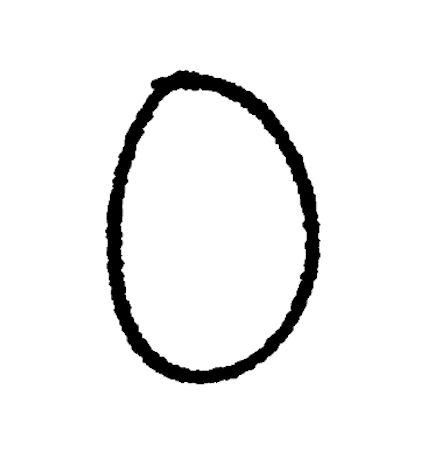
#> input picture testes_manuscritos/0.png, 432 x 454 px; its folder holds only this picture in this run
$ jupyter execute --allow-errors 01_relatorio_executivo.ipynb
#> lines starting #> are read from the running program, lines starting #| are printed output that depends on the picture; after the words box and inside, x2 and y2 are one past the last pixel; in counts of white or black regions, pixels touching at a corner belong together
### src/data_loader.py
"""
Fase 1: Carregamento do dataset MNIST
"""
import numpy as np
import urllib.request
import os

def load_mnist_data():
    """
    Baixa o dataset MNIST via URL direta (Google Storage) e carrega via NumPy puro.
    Isso evita os deadlocks do Scikit-Learn e os crashes C++ do TensorFlow no Mac.
    Retorna: X (features achatadas para 784), y (labels)
    """
    print("Baixando o dataset MNIST...")
    url = "https://storage.googleapis.com/tensorflow/tf-keras-datasets/mnist.npz"
    filepath = "mnist.npz"

    if not os.path.exists(filepath):
        urllib.request.urlretrieve(url, filepath)
#> (this line was passed over: the network is not available in this run)
#> `img = cv2.bitwise_not(img)`:
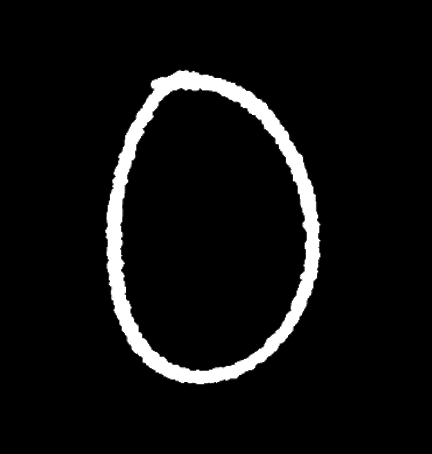
#> img: shape (454, 432); min 0, max 255, mean 14.9
#> `_, img_thresh = cv2.threshold(img, 0, 255, cv2.THRESH_BINARY + cv2.THR..`:
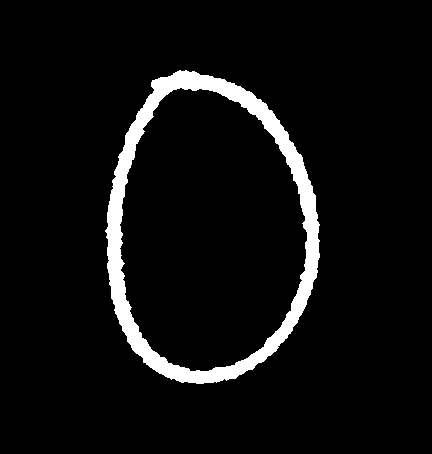
#> img_thresh: shape (454, 432); 5.8% white; 1 white region, box (x1, y1, x2, y2) and area: (105, 70, 320, 384) 11304
#> `coords = cv2.findNonZero(img_thresh)`: coords = contour of 11304 points, box (x1, y1, x2, y2) (105, 70, 320, 384), area 5132
#> `x, y, w, h = cv2.boundingRect(coords)`: x = 105; y = 70; w = 215; h = 314
#> `img_cropped = img_thresh[y:y+h, x:x+w]`:
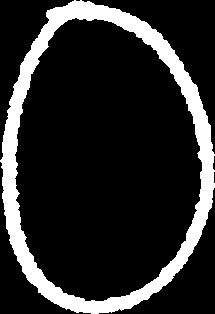
#> img_cropped: shape (314, 215); 16.7% white; 1 white region, box (x1, y1, x2, y2) and area: (0, 0, 215, 314) 11304
#> `pad_x = (size - w) // 2`: pad_x = 49
#> `pad_y = (size - h) // 2`: pad_y = 0
#> `img_padded = cv2.copyMakeBorder(img_cropped, pad_y, size - h - pad_y, ..`:
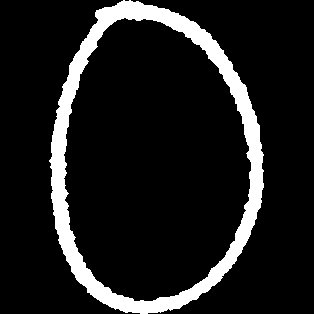
#> img_padded: shape (314, 314); 11.5% white; 1 white region, box (x1, y1, x2, y2) and area: (49, 0, 264, 314) 11304
#> `margin = int(size * 0.15)`: margin = 47
#> `img_padded = cv2.copyMakeBorder(img_padded, margin, margin, margin, ma..`:
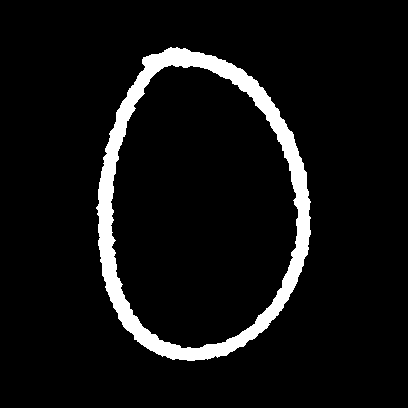
#> img_padded: shape (408, 408); 6.8% white; 1 white region, box (x1, y1, x2, y2) and area: (96, 47, 311, 361) 11304
#> `img_resized = cv2.resize(img_padded, (28, 28), interpolation=cv2.INTER..`:
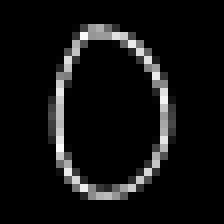
#> img_resized: shape (28, 28) (shown 8 times larger); min 0, max 251, mean 17.3

    with np.load(filepath, allow_pickle=True) as f:
        X_train, y_train = f['x_train'], f['y_train']
        X_test, y_test = f['x_test'], f['y_test']

    # Juntar treino e teste para que nossa função split_data cuide da divisão corretamente
    X_full = np.concatenate((X_train, X_test), axis=0)
    y_full = np.concatenate((y_train, y_test), axis=0)

    # Achatar as imagens de (28, 28) para (784,)
    X_flattened = X_full.reshape(-1, 784)

    print("Finalizou o processo de baixar o dataset MNIST!")
    return X_flattened, y_full


# [3 lines that do not run on import are left out]

### notebooks/01_relatorio_executivo.ipynb
# Relatório Executivo e Desafios - MNIST
Este notebook centraliza a execução do pipeline end-to-end, cobrindo as 5 fases exigidas pelo edital.

[cell 1]
import sys
import os
import joblib
import numpy as np
import matplotlib.pyplot as plt
import seaborn as sns

sys.path.append('../src')
from data_loader import load_mnist_data
from preprocess import split_data, scale_data
from evaluate import plot_confusion_matrix, evaluate_model, analyze_overconfidence

print("Bibliotecas importadas com sucesso!")

## Fase 1: Carregamento e Análise Exploratória (EDA)
Vamos carregar o dataset, exibir suas dimensões, provar a distribuição de classes e exibir uma grade visual de exemplos (2x5).

#> (a cell that did not finish here is left out)

**Interpretação da Estrutura de Dados:**
A base MNIST é composta por imagens bidimensionais de 28x28 pixels. Computacionalmente, para alimentarmos Modelos de Machine Learning clássicos (que esperam dados estruturados e tabulares), aplicamos o achatamento (*flattening*), transformando cada matriz 28x28 em um vetor unidimensional de **784 *features***. Cada uma dessas 784 *features* representa a intensidade luminosa de um pixel específico, variando numa escala de **0 (preto absoluto) a 255 (branco absoluto)***.

## Fase 2: Pipeline de Pré-processamento e Divisão dos Dados
Realizando o split estratificado (garantindo a mesma proporção de cada classe) e normalização.

#> (a cell that did not finish here is left out)

**Justificativa da Normalização:**
Modelos baseados em distâncias métricas (como o **KNN**) e métodos de otimização por gradiente descente (como a **Rede Neural MLP**) são altamente sensíveis à escala das *features*. Se os pixels variam de 0 a 255, features com valores absolutos maiores dominariam a função de custo ou a distância euclidiana. Aplicamos a normalização via `MinMaxScaler` para espremer todos os valores para o intervalo **[0.0, 1.0]**, garantindo convergência rápida, prevenção contra estouramento numérico e pesos justos para cada pixel.

## Fase 3: Modelos e Hiperparâmetros
Foram escolhidos os seguintes 3 modelos para o Benchmark, todos treinados exaustivamente no script `src/train_and_save.py`:
1. **KNN (Clássico Estatístico):**
   - `n_neighbors=5`: Define os 5 vizinhos mais próximos. Equilibra bem *underfitting* e *overfitting*.
   - `weights='uniform'`: (Padrão) Dá o mesmo peso para todos os vizinhos.
2. **Gradient Boosting (Clássico Ensemble):**
   - `n_estimators=30`: Reduzido de 100 para 30 para evitar custos computacionais extremos, pois árvores sequenciais não paralelizam bem em processadores Apple ARM.
   - `max_depth=3`: Profundidade máxima de cada árvore para evitar memorização excessiva.
3. **MLPClassifier (Rede Neural Profunda):**
   - `hidden_layer_sizes=(128, 64)`: Duas camadas ocultas capazes de extrair representações geométricas complexas.
   - `max_iter=30` / `activation='relu'`: A função ReLU mitiga a diluição do gradiente (*Vanishing Gradient*).

#> (a cell that did not finish here is left out)

## Fase 4: Avaliação Comparativa de Desempenho
### Tabela Consolidada (Acurácia, Precisão, Revocação, F1-Score)

[cell 5]
from sklearn.metrics import classification_report
import pandas as pd

#> (the rest of this cell did not finish here and is left out)

### Matrizes de Confusão 10x10

#> (a cell that did not finish here is left out)

## Fase 5.1: Desafio A (Treinamento Restrito com Classes Ocultadas)
Vamos mascarar (remover) as classes **0** e **9** do treino e treinar um MLP.

[cell 7]
import numpy as np
import warnings
from sklearn.exceptions import ConvergenceWarning

# Ignorar o aviso de convergência para deixar o notebook limpo na apresentação
warnings.filterwarnings("ignore", category=ConvergenceWarning)

#> (the rest of this cell did not finish here and is left out)

## Fase 5.2: Desafio B (Teste de Generalização Extrema - Inferência OOD)
O que a rede acha que é um **0** ou um **9**, já que ela **nunca** os viu na vida?
Vamos submeter apenas essas classes ocultas ao modelo mascarado e plotar a **Matriz de Confusão** para analisar o **Overconfidence**.

#> (a cell that did not finish here is left out)

## Fase 5.3: Desafio C (Inferência com Imagens Manuscritas Próprias)
Executando predição real em fotos digitalizadas na pasta `testes_manuscritos`.

[cell 9]
import cv2
import glob

pasta_imagens = '../testes_manuscritos'
arquivos = glob.glob(f"{pasta_imagens}/*.png")

#> (the rest of this cell did not finish here and is left out)

$ run again, on testes_manuscritos/4.png
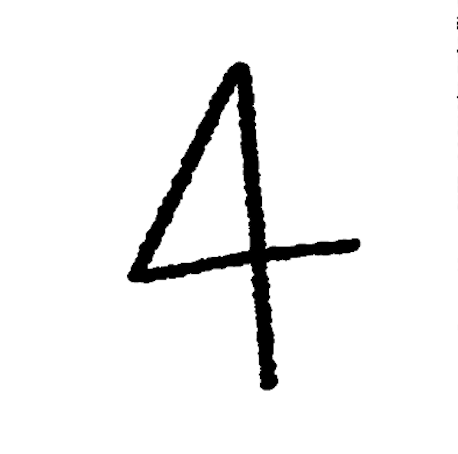
#> input picture testes_manuscritos/4.png, 458 x 454 px
#> `_, img_thresh = cv2.threshold(img, 0, 255, cv2.THRESH_BINARY + cv2.THR..`:
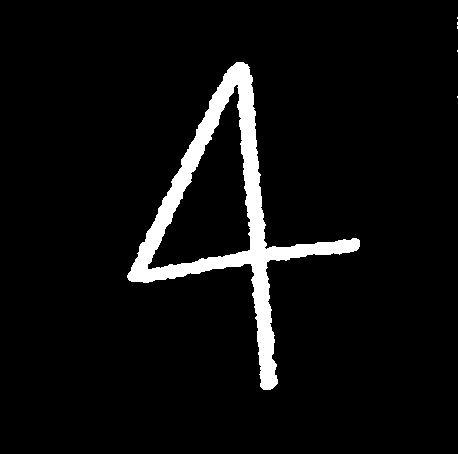
#> img_thresh: shape (454, 458); 5.4% white; 6 white regions (5 under 20 px), largest, box (x1, y1, x2, y2) and area: (127, 62, 360, 390) 11277
#> coords = contour of 11289 points, box (x1, y1, x2, y2) (127, 17, 458, 390), area 38626
#> x = 127; y = 17; w = 331; h = 373
#> img_cropped: shape (373, 331); 9.1% white; 6 white regions (5 under 20 px), largest, box (x1, y1, x2, y2) and area: (0, 45, 233, 373) 11277
#> pad_x = 21
#> pad_y = 0
#> margin = 55
#> `img_resized = cv2.resize(img_padded, (28, 28), interpolation=cv2.INTER..`:
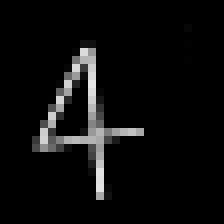
#> img_resized: shape (28, 28) (shown 8 times larger); min 0, max 230, mean 12.3

$ run again, on testes_manuscritos/5.png
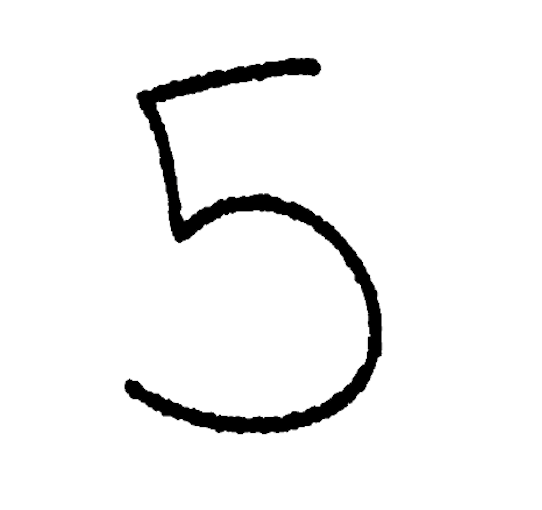
#> input picture testes_manuscritos/5.png, 542 x 510 px
#> `_, img_thresh = cv2.threshold(img, 0, 255, cv2.THRESH_BINARY + cv2.THR..`:
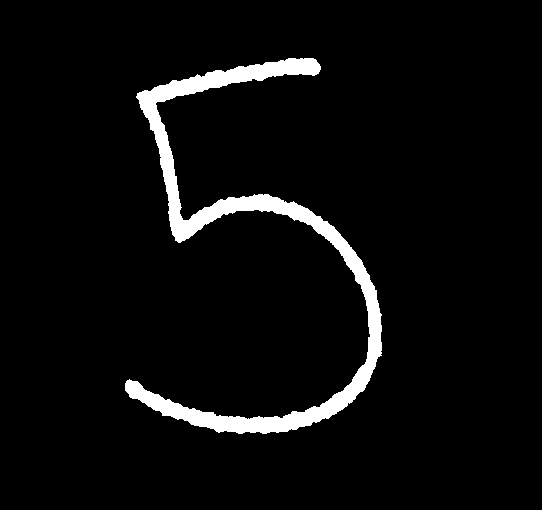
#> img_thresh: shape (510, 542); 4.7% white; 1 white region, box (x1, y1, x2, y2) and area: (125, 58, 382, 434) 13104
#> coords = contour of 13104 points, box (x1, y1, x2, y2) (125, 58, 382, 434), area 4091
#> x = 125; y = 58; w = 257; h = 376
#> img_cropped: shape (376, 257); 13.6% white; 1 white region, box (x1, y1, x2, y2) and area: (0, 0, 257, 376) 13104
#> pad_x = 59
#> pad_y = 0
#> margin = 56
#> `img_resized = cv2.resize(img_padded, (28, 28), interpolation=cv2.INTER..`:
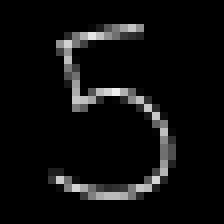
#> img_resized: shape (28, 28) (shown 8 times larger); min 0, max 239, mean 14

$ run again, on testes_manuscritos/6.png
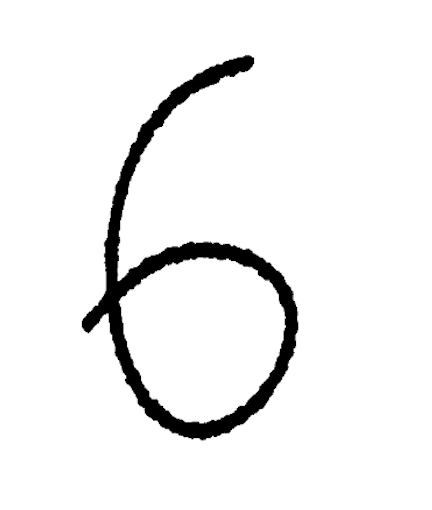
#> input picture testes_manuscritos/6.png, 432 x 510 px
#> `_, img_thresh = cv2.threshold(img, 0, 255, cv2.THRESH_BINARY + cv2.THR..`:
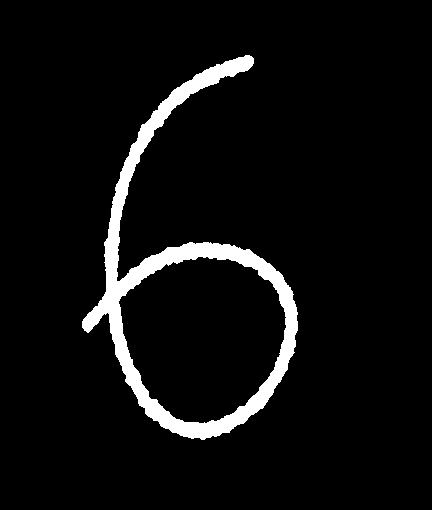
#> img_thresh: shape (510, 432); 5.6% white; 1 white region, box (x1, y1, x2, y2) and area: (82, 55, 298, 440) 12276
#> coords = contour of 12276 points, box (x1, y1, x2, y2) (82, 55, 298, 440), area 19246
#> x = 82; y = 55; w = 216; h = 385
#> img_cropped: shape (385, 216); 14.8% white; 1 white region, box (x1, y1, x2, y2) and area: (0, 0, 216, 385) 12276
#> pad_x = 84
#> pad_y = 0
#> margin = 57
#> `img_resized = cv2.resize(img_padded, (28, 28), interpolation=cv2.INTER..`:
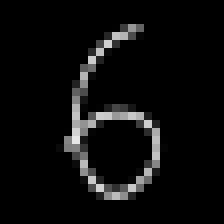
#> img_resized: shape (28, 28) (shown 8 times larger); min 0, max 230, mean 12.6
